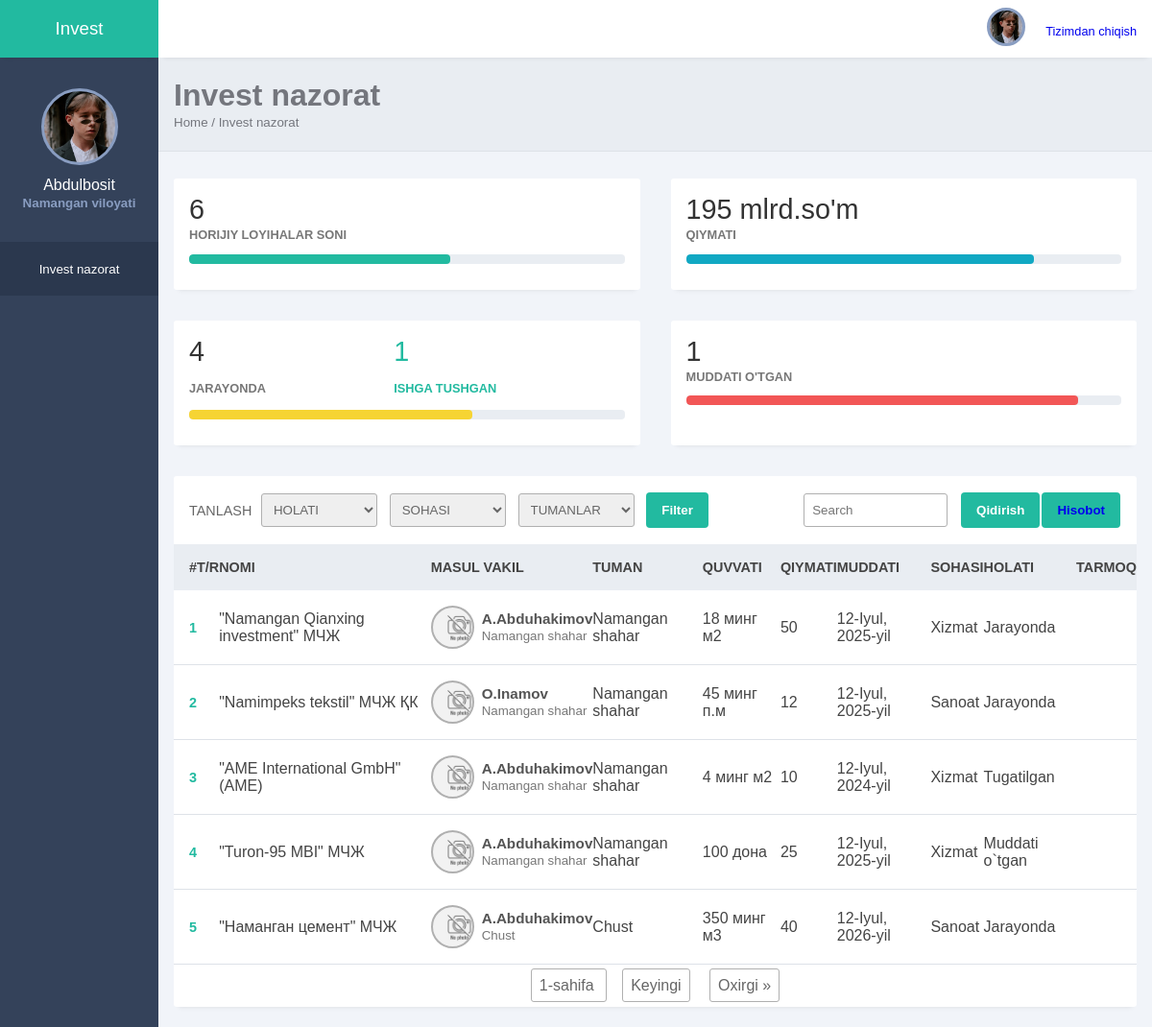
The app's page / (signed in) with its own data.
### horijiy/models.py (models this page shows, shortened)
class Horijiy(models.Model):
    title = models.CharField(max_length=250, verbose_name="Loyiha nomi")
    slug = AutoSlugField(populate_from='title', unique=True)
    body = models.TextField()
    status = models.CharField(max_length=100, choices=STATUS, verbose_name="Holati")
    create_at = models.DateTimeField(auto_now_add=True, verbose_name="Kiritilgan sana")
    update = models.DateTimeField(auto_now=True, verbose_name="O'zagrtirilgan")
    create_by = models.ForeignKey(User, on_delete=models.CASCADE, verbose_name="User")
    masul_vakil = models.CharField(max_length=250, choices=[
        ('A.Abdurazakov', 'Sh.Abdurazzaqov'), ('A.Abduhakimov', 'A.Abduhakimov'), ('O.Inamov', 'O.Inamov')])
    tuman = models.CharField(max_length=100, choices=TUMANLAR)
    loyiha_quvvati = models.CharField(max_length=250)
    boshlash_sanasi = models.DateField(default='2024-01-01', verbose_name="Boshlash")
    tugatish_sanasi = models.DateField(default='2024-01-01', verbose_name="Tugatish")
    davlat = models.CharField(max_length=250)
    soha_yonalishi = models.CharField(max_length=100, choices=SOHA_YONALISHLARI)
    loyiha_qiymati = models.IntegerField(default=0)
    pdf_file = models.FileField(upload_to='pdf/%Y/', verbose_name="Tasdiqlangani")
    excel_file = models.FileField(upload_to='excel/%Y/', verbose_name="Tarmoq jadvali")

### horijiy/views.py (the view)
# urls.py: path('', views.index, name='index'),
@login_required
def index(request):
    horijiy_list = Horijiy.objects.all()
    status = request.GET.get('status')
    if status:
        horijiy_list = horijiy_list.filter(status=status)
    soha_yonalishi = request.GET.get('soha_yonalishi')
    if soha_yonalishi:
        horijiy_list = horijiy_list.filter(soha_yonalishi=soha_yonalishi)
    tuman = request.GET.get('tuman')
    if tuman:
        horijiy_list = horijiy_list.filter(tuman=tuman)
    paginator = Paginator(horijiy_list, 5)  # Sahifalar uchun paginator
    page_number = request.GET.get('page')
    page_obj = paginator.get_page(page_number)
    context = {
        'horijiy_list': page_obj,
        'active_count': Horijiy.objects.filter(status='active').count(),
        'deactive_count': Horijiy.objects.filter(status='deactive').count(),
        'expired_count': Horijiy.objects.filter(status='expired').count(),
        'total_sum': horijiy_list.aggregate(total_sum=Sum('loyiha_qiymati')).get('total_sum', 0),
        'selected_tuman': tuman,
    }
    return render(request, 'index.html', context)

### templates/index.html (shortened to what this page needs)
{% load static %}
{% load humanize %}
<!DOCTYPE html>
<html lang="en">
<head>
    <link rel="stylesheet" href="{% static 'style.css' %}">
    <link rel="stylesheet" href="https://maxst.icons8.com/vue-static/landings/line-awesome/line-awesome/1.3.0/css/line-awesome.min.css">
</head>
<body>
    <div class="sidebar">
        <div class="side-header">
            <h3>I<span>nvest</span></h3>
        </div>
        <div class="side-content">
            <div class="profile">
                {% if user.is_authenticated %}
                    <div class="profile-img bg-img" style="background-image: url('{% static 'img/1.jpeg' %}')"></div>
                        <h4>{{ user.first_name }}</h4>
                    <small>{{ user.last_name }}</small>
                {% endif %}
            </div>
            <div class="side-menu">
                <ul>
                    <li>
                       <a href="" class="active">
                            <small>Invest nazorat</small>
                        </a>
                    </li>
                </ul>
            </div>
        </div>
    </div>
    <div class="main-content">
        <header>
            <div class="header-content">
                <div class="header-menu">
                    <div class="user">
                        <div class="profile-img bg-img" style="background-image: url('{% static 'img/1.jpeg' %}')"></div>
                        <a href="{% url 'logout' %}login/?next=/"><span>Tizimdan chiqish</span></a>
                    </div>
                </div>
            </div>
        </header>
        <main>
            <div class="page-header">
                <h1>Invest nazorat</h1>
                <small>Home / Invest nazorat</small>
            </div>
            <div class="page-content">
                <div class="analytics">
                    <div class="card">
                        <div class="card-head">
                            <h2>{{ horijiy_list.paginator.count|intcomma }}</h2>
                        </div>
                        <div class="card-progress">
                            <small>HORIJIY LOYIHALAR SONI</small>
                            <div class="card-indicator">
                                <div class="indicator one" style="width: 60%"></div>
                            </div>
                        </div>
                    </div>
                    <div class="card">
                        <div class="card-head">
                            <h2>{{ total_sum|floatformat|intcomma }} mlrd.so'm</h2>
                        </div>
                        <div class="card-progress">
                            <small>QIYMATI</small>
                            <div class="card-indicator">
                                <div class="indicator two" style="width: 80%"></div>
                            </div>
                        </div>
                    </div>
                    <div class="card">
                        <div class="card-head">
                            <h2>{{ active_count|intcomma }} <br><small style="color: #777;font-size: .8rem;font-weight: 600;">JARAYONDA</small></h2>
                            <h2 style="color: #22baa0;">{{ deactive_count|intcomma }} <br><small style="color: #22baa0;font-size: .8rem;font-weight: 600;">ISHGA TUSHGAN</small></h2>
                        </div>
                        <div class="card-progress">
                            <div class="card-indicator">
                                <div class="indicator three" style="width: 65%"></div>
                            </div>
                        </div>
                    </div>
                    <div class="card">
                        <div class="card-head">
                            <h2>{{ expired_count|intcomma }}</h2>
                        </div>
                        <div class="card-progress">
                            <small>MUDDATI O'TGAN</small>
                            <div class="card-indicator">
                                <div class="indicator four" style="width: 90%"></div>
                            </div>
                        </div>
                    </div>
                </div>
                <div class="records table-responsive">
                    <div class="record-header">
                        <form method="GET" action="">
                            <div class="add">
                                <span>TANLASH</span>
                                <select name="status">
                                    <option value="">HOLATI</option>
                                </select>
                                <select name="soha_yonalishi">
                                    <option value="">SOHASI</option>
                                </select>
                                <select name="tuman">
                                    <option value="">TUMANLAR</option>
                                </select>
                                <button style="cursor: pointer;">Filter</button>
                            </div>
                        </form>
                        <div class="browse">
                            <form method="GET" action="">
                                <div class="add">
                                    <input type="search" name="q" placeholder="Search" class="record-search" value="{{ request.GET.q }}">
                                    <button type="submit" style="margin: 1px;">Qidirish</button>
                                    <button style="margin: 1px;"><a href="{% url 'export_to_excel' %}">Hisobot</a></button>
                                </div>
                            </form>
                        </div>
                    </div>
                    <div>
                        <table width="100%">
                            <thead>
                                <tr>
                                    <th>#T/R</th>
                                    <th> NOMI</th>
                                    <th> MASUL VAKIL</th>
                                    <th> TUMAN</th>
                                    <th> QUVVATI</th>
                                    <th> QIYMATI</th>
                                    <th> MUDDATI</th>
                                    <th> SOHASI</th>
                                    <th> HOLATI</th>
                                    <th> TARMOQ</th>
                                </tr>
                            </thead>
                            <tbody>
                                {% for horijiy in horijiy_list %}
                                <tr>
                                    <td>{{ forloop.counter }}</td>
                                    <td>{{ horijiy.title }}</td>
                                    <td>
                                        <div class="client">
                                            <div class="client-img bg-img" style="background-image: url('{% static 'img/1.jpg' %}')"></div>
                                            <div class="client-info">
                                                <h4>{{ horijiy.masul_vakil }}</h4>
                                                <small>{{ horijiy.get_tuman_display }}</small>
                                            </div>
                                        </div>
                                    </td>
                                    <td>{{ horijiy.get_tuman_display }}</td>
                                    <td>{{ horijiy.loyiha_quvvati }}</td>
                                    <td>{{ horijiy.loyiha_qiymati }}</td>
                                    <td>{{ horijiy.tugatish_sanasi }}</td>
                                    <td>{{ horijiy.get_soha_yonalishi_display }}</td>
                                    <td>{{ horijiy.get_status_display }}</td>
                                    <td>
                                        <div class="actions">
                                        </div>
                                    </td>
                                </tr>
                                {% endfor %}
                            </tbody>
                        </table>
                    </div>
                    <div class="pagination">
                        <span class="step-links">
                            <span class="current">
                                {{ horijiy_list.number }}-sahifa
                            </span>
                            {% if horijiy_list.has_next %}
                                <a href="?page={{ horijiy_list.next_page_number }}">Keyingi</a>
                                <a href="?page={{ horijiy_list.paginator.num_pages }}">Oxirgi &raquo;</a>
                            {% endif %}
                        </span>
                    </div>
                </div>
            </div>
        </main>
    </div>
</body>
</html>

### records on screen
Horijiy: title "\"Namangan Qianxing investment\" МЧЖ", masul_vakil "A.Abduhakimov", tuman "Namangan shahar", loyiha_quvvati "18 минг м2", loyiha_qiymati "50", tugatish_sanasi "12-Iyul, 2025-yil", soha_yonalishi "Xizmat", status "Jarayonda"
Horijiy: title "\"Namimpeks tekstil\" МЧЖ ҚК", masul_vakil "O.Inamov", tuman "Namangan shahar", loyiha_quvvati "45 минг п.м", loyiha_qiymati "12", tugatish_sanasi "12-Iyul, 2025-yil", soha_yonalishi "Sanoat", status "Jarayonda"
Horijiy: title "\"AME International GmbH\" (AME)", masul_vakil "A.Abduhakimov", tuman "Namangan shahar", loyiha_quvvati "4 минг м2", loyiha_qiymati "10", tugatish_sanasi "12-Iyul, 2024-yil", soha_yonalishi "Xizmat", status "Tugatilgan"
Horijiy: title "\"Turon-95 MBI\" МЧЖ", masul_vakil "A.Abduhakimov", tuman "Namangan shahar", loyiha_quvvati "100 дона", loyiha_qiymati "25", tugatish_sanasi "12-Iyul, 2025-yil", soha_yonalishi "Xizmat", status "Muddati o`tgan"
Horijiy: title "\"Наманган цемент\" МЧЖ", masul_vakil "A.Abduhakimov", tuman "Chust", loyiha_quvvati "350 минг м3", loyiha_qiymati "40", tugatish_sanasi "12-Iyul, 2026-yil", soha_yonalishi "Sanoat", status "Jarayonda"

### other values on screen
{{ user.first_name }} "Abdulbosit"
{{ user.last_name }} "Namangan viloyati"
{{ horijiy_list.paginator.count|intcomma }} "6"
{{ total_sum|floatformat|intcomma }} "195"
{{ active_count|intcomma }} "4"
{{ deactive_count|intcomma }} "1"
{{ expired_count|intcomma }} "1"
{{ horijiy_list.number }} "1"
